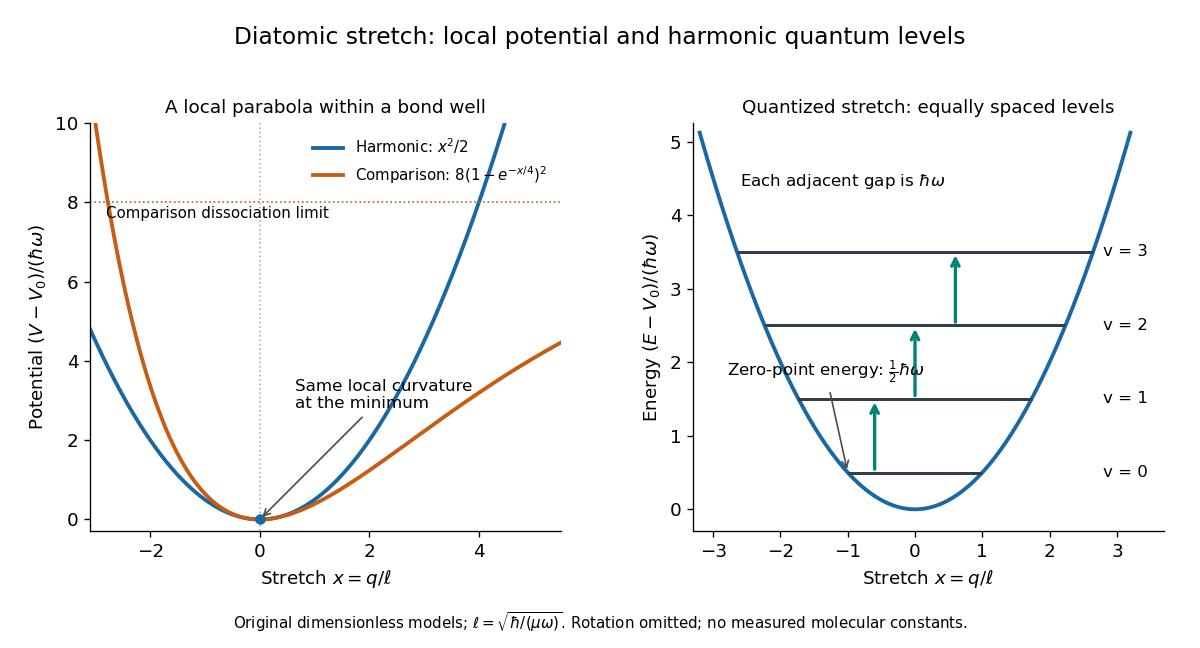

Python code for this plot:
"""Draw a local bond potential and harmonic levels; Python 3.14, NumPy, Matplotlib."""

from pathlib import Path

import matplotlib.pyplot as plt
import numpy as np


def main():
    plt.rcParams.update({"font.size": 11, "axes.spines.top": False,
                         "axes.spines.right": False, "savefig.facecolor": "white"})
    fig, axes = plt.subplots(1, 2, figsize=(10, 5.4))
    fig.subplots_adjust(left=0.075, right=0.97, bottom=0.18, top=0.81, wspace=0.28)
    fig.patch.set_facecolor("white")
    x = np.linspace(-3.1, 5.5, 650)
    harmonic = x**2 / 2
    comparison = 8 * (-np.expm1(-x / 4))**2
    ax = axes[0]
    ax.plot(x, harmonic, color="#1768a5", lw=2.3, label=r"Harmonic: $x^2/2$")
    ax.plot(x, comparison, color="#c75c14", lw=2.3,
            label=r"Comparison: $8(1-e^{-x/4})^2$")
    ax.axhline(8, color="#c75c14", lw=1, ls=":")
    ax.text(-2.8, 7.6, "Comparison dissociation limit", fontsize=9)
    ax.axvline(0, color="0.7", ls=":", lw=1)
    ax.scatter([0], [0], s=28, color="#1768a5", zorder=5)
    ax.annotate("Same local curvature\nat the minimum", (0, 0), (0.65, 2.8),
                arrowprops={"arrowstyle": "->", "color": "0.3"}, fontsize=10)
    ax.set(xlim=(-3.1, 5.5), ylim=(-0.3, 10), xlabel=r"Stretch $x=q/\ell$",
           ylabel=r"Potential $(V-V_0)/(\hbar\omega)$", title="A local parabola within a bond well")
    ax.legend(loc="upper right", fontsize=9, frameon=False)
    ax = axes[1]
    x = np.linspace(-3.2, 3.2, 500)
    ax.plot(x, x**2 / 2, color="#1768a5", lw=2.3)
    for v in range(4):
        e = v + 0.5
        turn = np.sqrt(2 * e)
        ax.hlines(e, -turn, turn, color="#313e4b", lw=1.8)
        ax.text(2.8, e, f"v = {v}", va="center", fontsize=10)
    for v, xx in enumerate([-0.6, 0, 0.6]):
        ax.annotate("", (xx, v + 1.5), (xx, v + 0.5),
                    arrowprops={"arrowstyle": "->", "lw": 2, "color": "#008473"})
    ax.text(-2.6, 4.4, r"Each adjacent gap is $\hbar\omega$", fontsize=10)
    ax.annotate(r"Zero-point energy: $\frac{1}{2}\hbar\omega$", (-1, 0.5), (-2.8, 1.8),
                arrowprops={"arrowstyle": "->", "color": "0.3"}, fontsize=10)
    ax.set(xlim=(-3.3, 3.7), ylim=(-0.3, 5.25), xlabel=r"Stretch $x=q/\ell$",
           ylabel=r"Energy $(E-V_0)/(\hbar\omega)$", title="Quantized stretch: equally spaced levels")
    for ax in axes:
        ax.title.set_fontsize(11)
    fig.suptitle("Diatomic stretch: local potential and harmonic quantum levels", fontsize=14, y=0.96)
    fig.text(0.5, 0.03, r"Original dimensionless models; $\ell=\sqrt{\hbar/(\mu\omega)}$. Rotation omitted; no measured molecular constants.",
             ha="center", fontsize=9)
    fig.savefig(Path.cwd() / (Path(__file__).stem + ".png"), dpi=120, transparent=False)
    plt.close(fig)


if __name__ == "__main__":
    main()
